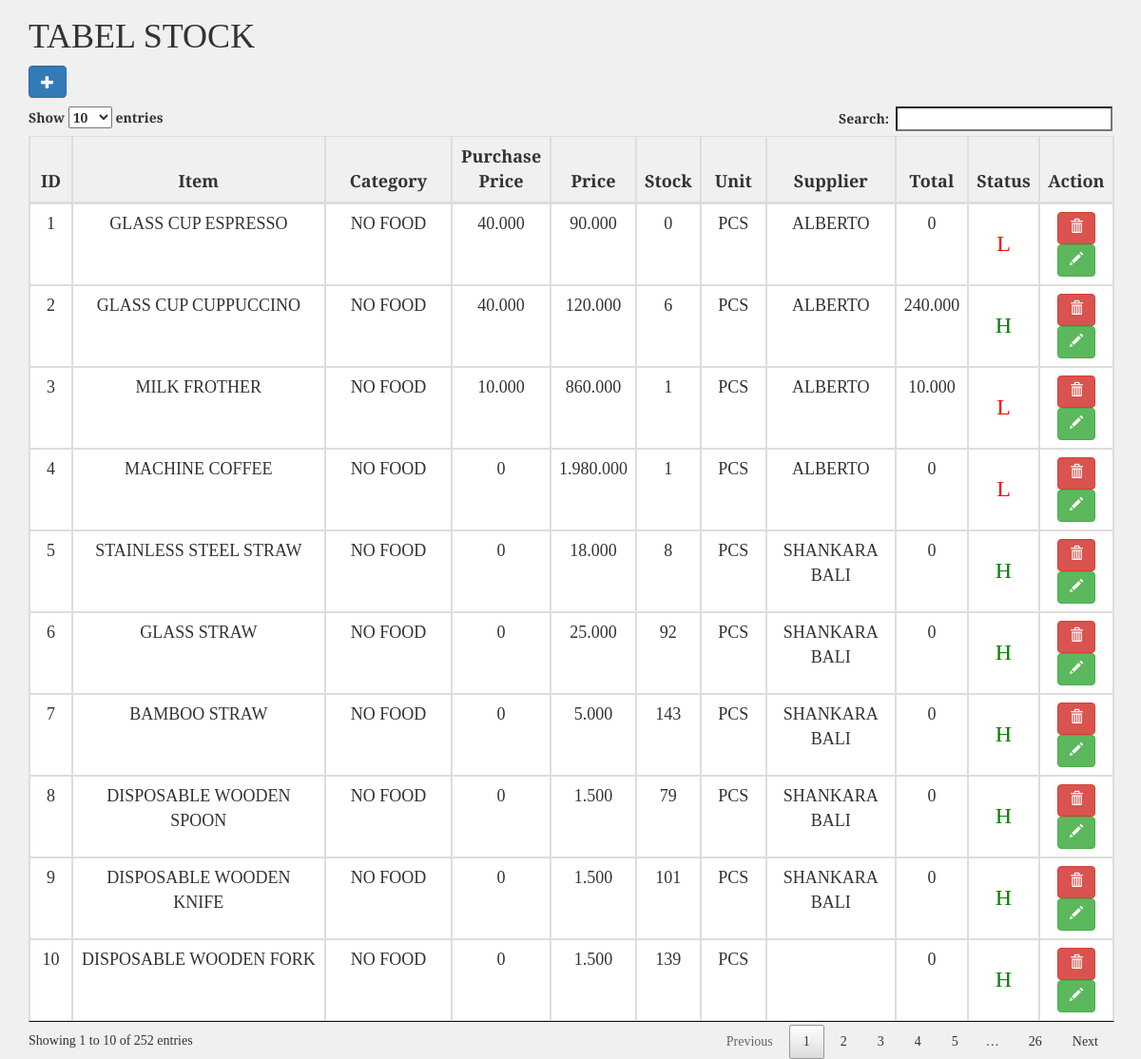
Before: /stock.php (signed in, lower part) with the older database file.
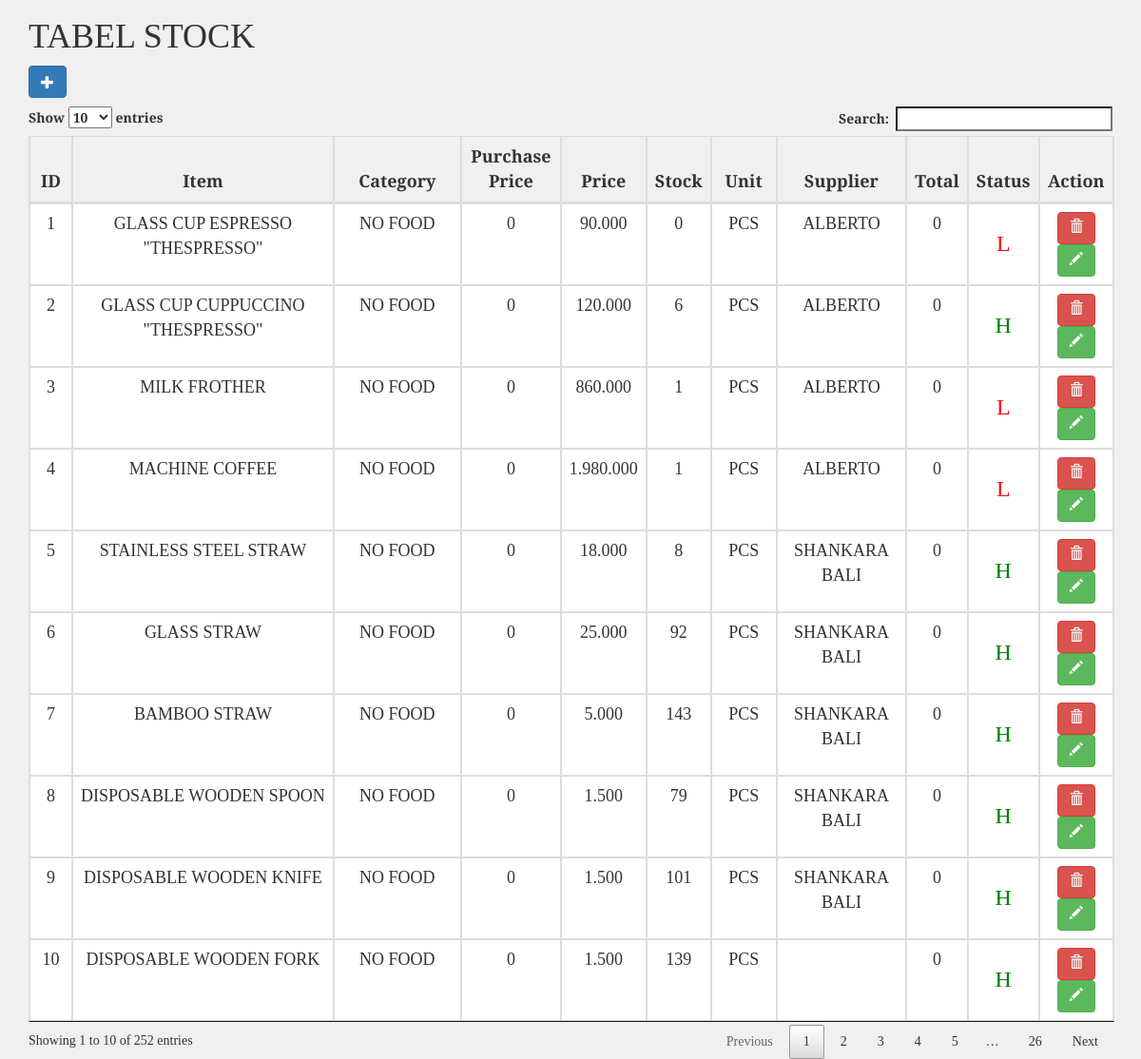
After: the same page with the newer database file.
### tables this page shows
CREATE TABLE `tb_barang` (
  `id` int(10) unsigned NOT NULL AUTO_INCREMENT,
  `item` varchar(100) NOT NULL,
  `price` double NOT NULL,
  `stock` float unsigned NOT NULL,
  `unit` varchar(100) NOT NULL,
  `kategori` int(11) NOT NULL,
  `supplier` int(11) NOT NULL,
  `pur_price` double DEFAULT NULL,
  PRIMARY KEY (`id`)
);

CREATE TABLE `tb_kategori` (
  `id` int(11) NOT NULL AUTO_INCREMENT,
  `date_insert` datetime NOT NULL,
  `nm_kategori` varchar(100) NOT NULL,
  `description` text NOT NULL,
  PRIMARY KEY (`id`)
);

CREATE TABLE `tb_supplier` (
  `id_supplier` int(11) NOT NULL AUTO_INCREMENT,
  `nm_supplier` varchar(200) DEFAULT NULL,
  `address` varchar(200) DEFAULT NULL,
  `no_hp` varchar(200) DEFAULT NULL,
  PRIMARY KEY (`id_supplier`)
);

### stock.php (the view, shortened to what this page needs)
<?php
include_once 'koneksi.php';
$barang = mysqli_query($conn, "SELECT tb_barang.`id`, tb_barang.`item`, tb_barang.`price`, tb_barang.`stock`, tb_barang.`unit`, tb_kategori.nm_kategori AS kategori, tb_supplier.`nm_supplier` AS supplier, tb_barang.pur_price FROM tb_barang LEFT JOIN tb_kategori ON tb_barang.`kategori`=tb_kategori.`id` LEFT JOIN tb_supplier ON tb_barang.`supplier`=tb_supplier.`id_supplier` order by id desc;");
?>
<!DOCTYPE html>
<html>
	<?php include("./templates/header.php"); ?>
	<link rel="stylesheet" type="text/css" href="./css/stockStyle.css">
	<body>
		<div class="container">
			<div class="row">
				<div class="col-md-12">
					<table id="example" class="table table-bordered" style="width: 100%;">
						<h1>TABEL STOCK</h1>
						<a type="button" class="btn btn-primary glyphicon glyphicon-plus" href="add_data.php" style="margin: 0 0 10px 0" ></a>
						<thead>
							<tr>
								<th>ID</th>
								<th>Item</th>
								<th>Category</th>
								<th>Purchase Price</th>
								<th>Price</th>
								<th>Stock</th>
								<th>Unit</th>
								<th>Supplier</th>
								<th>Total</th>
								<th>Status</th>
								<th>Action</th>
							</tr>
						</thead>
						<tbody>
							<?php
							$no=1;
							foreach ($barang as $data) {?>
							<tr>
								<td><?php echo $no ?></td>
								<td><?php echo $data["item"];?></td>
								<td><?php echo $data["kategori"];?></td>
								<td><?php echo rupiah($data["pur_price"]);?></td>
								<td><?php echo rupiah($data["price"]);?></td>
								<td id="stock"><?php echo $data["stock"];?><?php if($data["stock"]<=5){?>
									<?php }elseif($data["stock"]>10 && $data["stock"]<=30){?>
								<?php }?>
								</td>
								<td><?php echo $data["unit"];?></td>
								<td><?php echo $data["supplier"];?></td>
								<td><?php $a = $data["pur_price"];
											$b= $data["stock"];
											$total=$a*$b;
											echo rupiah($total);?></td>
								<td><?php if($data["stock"]<=5){ ?>
									<h3 style="color:red;">L</h3>
								<?php }else{ ?>
									<h3 style="color:green;">H</h3>
								<?php }?></td>
								<td>
									<button class="btn btn-danger deleteItem" id="<?php echo $data['id']; ?>"><span class="glyphicon glyphicon-trash"></span></button>
									<a type="button" class="btn btn-success" href="edit_data.php?id=<?php echo $data['id'];?>"><span class="glyphicon glyphicon-pencil"></span></a>
								</td>
							</tr>
							<?php $no++; }?>
						</tbody>
					</table>
				</div>
			</div>
		</div>
	</body>
</html>

Changed rows visible on the page:
changed tb_barang: item "GLASS CUP ESPRESSO" → "GLASS CUP ESPRESSO \"THESPRESSO\""; pur_price "40.000" → "0"
changed tb_barang: item "GLASS CUP CUPPUCCINO" → "GLASS CUP CUPPUCCINO \"THESPRESSO\""; pur_price "40.000" → "0"; stock "240.000" → "0"
changed tb_barang "MILK FROTHER": pur_price "10.000" → "0"; stock "10.000" → "0"
